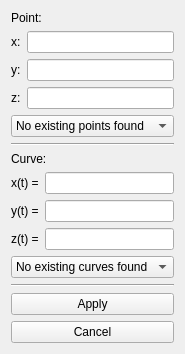
<?xml version="1.0" encoding="UTF-8"?>
<ui version="4.0">
 <class>Form</class>
 <widget class="QWidget" name="Form">
  <property name="geometry">
   <rect>
    <x>0</x>
    <y>0</y>
    <width>163</width>
    <height>352</height>
   </rect>
  </property>
  <property name="windowTitle">
   <string>Form</string>
  </property>
  <layout class="QVBoxLayout" name="verticalLayout">
   <item>
    <widget class="QLabel" name="label_7">
     <property name="text">
      <string>Point:</string>
     </property>
    </widget>
   </item>
   <item>
    <layout class="QVBoxLayout" name="verticalLayout_point1">
     <item>
      <layout class="QHBoxLayout" name="horizontalLayout">
       <item>
        <widget class="QLabel" name="label">
         <property name="text">
          <string>x:</string>
         </property>
        </widget>
       </item>
       <item>
        <widget class="QLineEdit" name="point_input_x"/>
       </item>
      </layout>
     </item>
     <item>
      <layout class="QHBoxLayout" name="horizontalLayout_2">
       <item>
        <widget class="QLabel" name="label_2">
         <property name="text">
          <string>y:</string>
         </property>
        </widget>
       </item>
       <item>
        <widget class="QLineEdit" name="point_input_y"/>
       </item>
      </layout>
     </item>
     <item>
      <layout class="QHBoxLayout" name="horizontalLayout_3">
       <item>
        <widget class="QLabel" name="label_3">
         <property name="text">
          <string>z:</string>
         </property>
        </widget>
       </item>
       <item>
        <widget class="QLineEdit" name="point_input_z"/>
       </item>
      </layout>
     </item>
    </layout>
   </item>
   <item>
    <widget class="QComboBox" name="selectLineBox">
     <item>
      <property name="text">
       <string>No existing points found</string>
      </property>
     </item>
    </widget>
   </item>
   <item>
    <widget class="Line" name="line">
     <property name="orientation">
      <enum>Qt::Horizontal</enum>
     </property>
    </widget>
   </item>
   <item>
    <widget class="QLabel" name="label_11">
     <property name="text">
      <string>Curve:</string>
     </property>
    </widget>
   </item>
   <item>
    <layout class="QHBoxLayout" name="create_curve_layout_2">
     <item>
      <layout class="QVBoxLayout" name="verticalLayout_point1_3">
       <item>
        <layout class="QHBoxLayout" name="horizontalLayout_7">
         <item>
          <widget class="QLabel" name="label_8">
           <property name="text">
            <string>x(t) =</string>
           </property>
          </widget>
         </item>
         <item>
          <widget class="QLineEdit" name="curve_input_x"/>
         </item>
        </layout>
       </item>
       <item>
        <layout class="QHBoxLayout" name="horizontalLayout_8">
         <item>
          <widget class="QLabel" name="label_9">
           <property name="text">
            <string>y(t) =</string>
           </property>
          </widget>
         </item>
         <item>
          <widget class="QLineEdit" name="curve_input_y"/>
         </item>
        </layout>
       </item>
       <item>
        <layout class="QHBoxLayout" name="horizontalLayout_9">
         <item>
          <widget class="QLabel" name="label_10">
           <property name="text">
            <string>z(t) =</string>
           </property>
          </widget>
         </item>
         <item>
          <widget class="QLineEdit" name="curve_input_z"/>
         </item>
        </layout>
       </item>
      </layout>
     </item>
    </layout>
   </item>
   <item>
    <widget class="QComboBox" name="selectCurveBox">
     <item>
      <property name="text">
       <string>No existing curves found</string>
      </property>
     </item>
    </widget>
   </item>
   <item>
    <widget class="Line" name="line_2">
     <property name="orientation">
      <enum>Qt::Horizontal</enum>
     </property>
    </widget>
   </item>
   <item>
    <widget class="QPushButton" name="applyButton">
     <property name="text">
      <string>Apply</string>
     </property>
    </widget>
   </item>
   <item>
    <widget class="QPushButton" name="cancelButton">
     <property name="text">
      <string>Cancel</string>
     </property>
    </widget>
   </item>
  </layout>
 </widget>
 <resources/>
 <connections/>
</ui>
